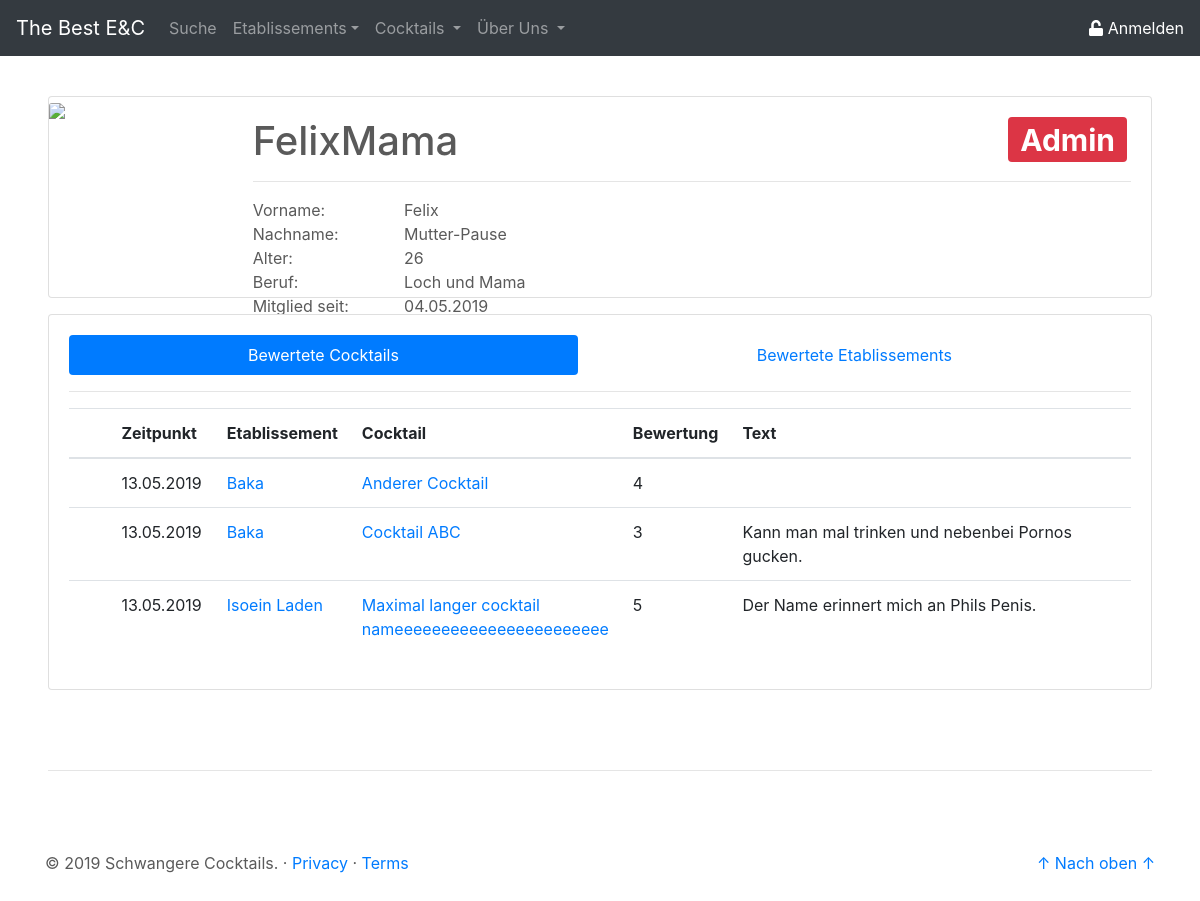
Screenshot of /site/profil_other.php?showUser=5 with the database file from the repository.
### tables this page shows
CREATE TABLE `user` (
  `id` int(11) NOT NULL,
  `email` varchar(50) NOT NULL,
  `passwort` varchar(255) NOT NULL,
  `username` varchar(25) NOT NULL,
  `vorname` varchar(25) DEFAULT NULL,
  `nachname` varchar(25) DEFAULT NULL,
  `age` tinyint(3) DEFAULT NULL,
  `beruf` varchar(25) DEFAULT NULL,
  `created_at` timestamp NOT NULL DEFAULT CURRENT_TIMESTAMP,
  `updated_at` timestamp NULL DEFAULT NULL,
  `rang` tinyint(1) NOT NULL DEFAULT '0',
  `img` blob
);

CREATE TABLE `bew_cock` (
  `id` int(11) NOT NULL,
  `user_id` int(11) NOT NULL,
  `timestamp` timestamp NOT NULL DEFAULT CURRENT_TIMESTAMP,
  `cock_etab_id` int(11) NOT NULL,
  `text` text NOT NULL,
  `wert` enum('1','2','3','4','5') NOT NULL
);

CREATE TABLE `etab` (
  `id` int(11) NOT NULL,
  `name` varchar(50) NOT NULL,
  `ort` varchar(50) NOT NULL,
  `anschrift` varchar(50) NOT NULL,
  `verifiziert` tinyint(1) NOT NULL DEFAULT '0',
  `img` longblob NOT NULL
);

CREATE TABLE `cock` (
  `id` int(11) NOT NULL,
  `name` varchar(50) NOT NULL,
  `beschreibung` text NOT NULL,
  `img` longblob NOT NULL
);

### php/db/select_userInfo.php (called while the page is built, shortened)
<?php
$pdo = new PDO('mysql:host=localhost;dbname=dbprog', 'root', '');
$statement = $pdo->prepare(
       "SELECT username as uname
              ,vorname as vname
              ,nachname as nname
              ,email as email
              ,age as age
              ,beruf as beruf
              ,created_at as ts
              ,img as img
              ,rang as rang
        FROM user
        WHERE id = :userId"
);
$result = $statement->execute(array('userId' => $userId));
$userInfo = $statement->fetch();
$userInfo["ts"] = date("d.m.Y", strtotime($userInfo['ts']));

### php/db/select_user_bewCock.php (called while the page is built, shortened)
<?php
$pdo = new PDO('mysql:host=localhost;dbname=dbprog', 'root', '');
$statement = $pdo->prepare(
   "SELECT bew_cock.timestamp as ts
           ,etab.name as etabname
           ,etab.id as etabid
           ,cock.name as cockname
           ,cock.id as cockid
           ,bew_cock.text as text
           ,bew_cock.wert as wert
           ,bew_cock.id as bew_id
     FROM bew_cock
		JOIN cock_etab ce
			ON bew_cock.cock_etab_id = ce.id
        JOIN cock
        ON ce.cock_id = cock.id
        JOIN etab
        ON ce.etab_id = etab.id
     WHERE bew_cock.user_id = :userId"
);
$result = $statement->execute(array('userId' => $userId));
$user_bewCock = $statement->fetchAll();
for ($i = 0; $i < count($user_bewCock); $i++) {
   $user_bewCock[$i]["ts"] = date("d.m.Y", strtotime($user_bewCock[$i]['ts']));
}

### site/profil_other.php (the view, shortened to what this page needs)
<?php
$userId = $_GET['showUser'];
include('../php/db/select_userInfo.php');
include('../php/db/select_user_bewCock.php');
?>
<!doctype html>
<html lang="de">
<head>
    <link rel="stylesheet" href="https://stackpath.bootstrapcdn.com/bootstrap/4.3.1/css/bootstrap.min.css">
    <link href="../css/csstoolbox.css" rel="stylesheet">
</head>
<body class="center-block">
    <header role="header">
        <?php
        include('../php/buildHeader.php');
        ?>
    </header>
    <main role="main">
        <div class="mt-5 ml-5 mr-5">
            <div class="card mb-3" width="100%" style="max-height: 360px;">
                <div class="row no-gutters">
                    <div class="col-md-2">
                        <?php
                        if ($userInfo['img'])
                            echo '<img src="../php/db/get_img.php?user_id=' . $_GET['showUser'] . '" class="card-img-top">';
                        else
                            echo '<img src="../res/placeholder_no_image.svg" class="card-img-top">';
                        ?>
                    </div>
                    <div class="col-md-10">
                        <div class="card-body d-flex flex-column" style="max-height: 200px;">
                            <div>
                                <h1 class="card-title">
                                    <?php echo $userInfo["uname"];
                                    echo '
                                        <div class="row float-right mr-1">';
                                    if ($userInfo["rang"] == 2) {
                                        echo '<span class="badge badge-danger">Admin</span>';
                                    } elseif ($userInfo["rang"] == 1) {
                                        echo '<span class="badge badge-primary">Moderator</span>';
                                    } elseif ($userInfo["rang"] == 0) {
                                        echo '<span class="badge badge-primary">User</span>';
                                    }
                                    echo '
                                        </div>';
                                    ?>
                                </h1>
                                <hr>
                            </div>
                            <div class="card-text">
                                <div class="row">
                                    <div class="col-2">Vorname: </div>
                                    <div class="col-10"><?php echo $userInfo['vname'] ?></div>
                                </div>
                                <div class="row">
                                    <div class="col-2">Nachname: </div>
                                    <div class="col-10"><?php echo $userInfo['nname'] ?></div>
                                </div>
                                <div class="row">
                                    <div class="col-2">Alter: </div>
                                    <div class="col-10"><?php echo $userInfo['age'] ?></div>
                                </div>
                                <div class="row">
                                    <div class="col-2">Beruf: </div>
                                    <div class="col-10"><?php echo $userInfo['beruf'] ?></div>
                                </div>
                                <div class="row">
                                    <div class="col-2">Mitglied seit: </div>
                                    <div class="col-10"><?php echo $userInfo['ts'] ?></div>
                                </div>
                            </div>
                        </div>
                    </div>
                </div>
            </div>
            <div class="card card-body">
                <ul class="nav nav-pills flex-column flex-sm-row" id="bewEtabCock-tab" role="tablist">
                    <li class="flex-sm-fill text-sm-center nav-item">
                        <a class="nav-link active" id="bewCock-tab" data-toggle="pill" href="#bewCock" role="tab" aria-controls="bewCock" aria-selected="true">Bewertete Cocktails</a>
                    </li>
                    <li class="flex-sm-fill text-sm-center nav-item">
                        <a class="nav-link" id="bewEtab-tab" data-toggle="pill" href="#bewEtab" role="tab" aria-controls="bewEtab" aria-selected="false">Bewertete Etablissements</a>
                    </li>
                </ul>
                <hr>
                <div class="tab-content" id="bewEtabCock-tabContent">
                    <div class="tab-pane fade show active" id="bewCock" role="tabpanel" aria-labelledby="bewCock-tab">
                        <?php echo '
						<table class="table">
							<thead>
								<tr>
                                    <th scope="col" style="width: 5.00%"></th>
                                    <th scope="col" style="width: 10.00%">Zeitpunkt</th>
                                    <th scope="col" style="width: 10.00%">Etablissement</th>
                                    <th scope="col" style="width: 10.00%">Cocktail</th>
                                    <th scope="col" style="width: 5.00%">Bewertung</th>
                                    <th scope="col" style="width: 60.00%">Text</th>
								</tr>
							</thead>
							<tbody>';
                        for ($i = 0; $i < count($user_bewCock); $i++) {
                            echo '<tr>';
                            if (isset($_SESSION['userId'])) {
                                if ($_SESSION['rang'] == 2 && $userInfo['rang'] > 2) {
                                    echo '<td><a href="../php/bewertung_delete.php?bew_id=' . $user_bewCock[$i]["bew_id"] . '&bew=cock"><i class="fas fa-trash"></i></a></td>';
                                } elseif ($_SESSION['rang'] == 1) {
                                    echo '<td><a href=""><i class="fas fa-exclamation-triangle"></i></a></th>';
                                } else {
                                    echo '<td></td>';
                                }
                            } else {
                                echo '<td></td>';
                            }
                            echo '<td>' . $user_bewCock[$i]["ts"] . '</td>';
                            echo '<td> <a class="" href="etablissement_details.php?etab_id= ' . $user_bewCock[$i]["etabid"] . '">' . $user_bewCock[$i]["etabname"] . '</a></td>';
                            echo '<td> <a class="" href="cocktail_details.php?cock_id= ' . $user_bewCock[$i]["cockid"] . '">' . $user_bewCock[$i]["cockname"] . '</a></td>';
                            echo '<td>' . $user_bewCock[$i]["wert"] . '</td>';
                            echo '<td>' . $user_bewCock[$i]["text"] . '</td>';
                            echo '</tr>';
                        }
                        echo '</tbody></table>';
                        ?>
                    </div>
                </div>
            </div>
        </div>
    </main>
    <hr class="ct-hr-divider ml-5 mr-5">
    <footer role="footer" class="container">
        <?php
        include('../php/buildFooter.php');
        ?>
    </footer>
</body>
</html>

### css/csstoolbox.css (style rules this page uses)
body { padding-top: 3rem; padding-bottom: 3rem; margin: auto; color: #5a5a5a; }
.ct-hr-divider { margin: 5rem; }

### rows the page displays
user: username "FelixMama", vorname "Felix", nachname "Mutter-Pause", age "26", beruf "Loch und Mama"
bew_cock: ts "13.05.2019", etab.name "Baka", cock.name "Anderer Cocktail", wert "4"
bew_cock: ts "13.05.2019", etab.name "Baka", cock.name "Cocktail ABC", wert "3", text "Kann man mal trinken und nebenbei Pornos gucken."
bew_cock: ts "13.05.2019", etab.name "Isoein Laden", cock.name "Maximal langer cocktail nameeeeeeeeeeeeeeeeeeeeeee", wert "5", text "Der Name erinnert mich an Phils Penis."

### other values shown
$userInfo['ts'] "04.05.2019"
